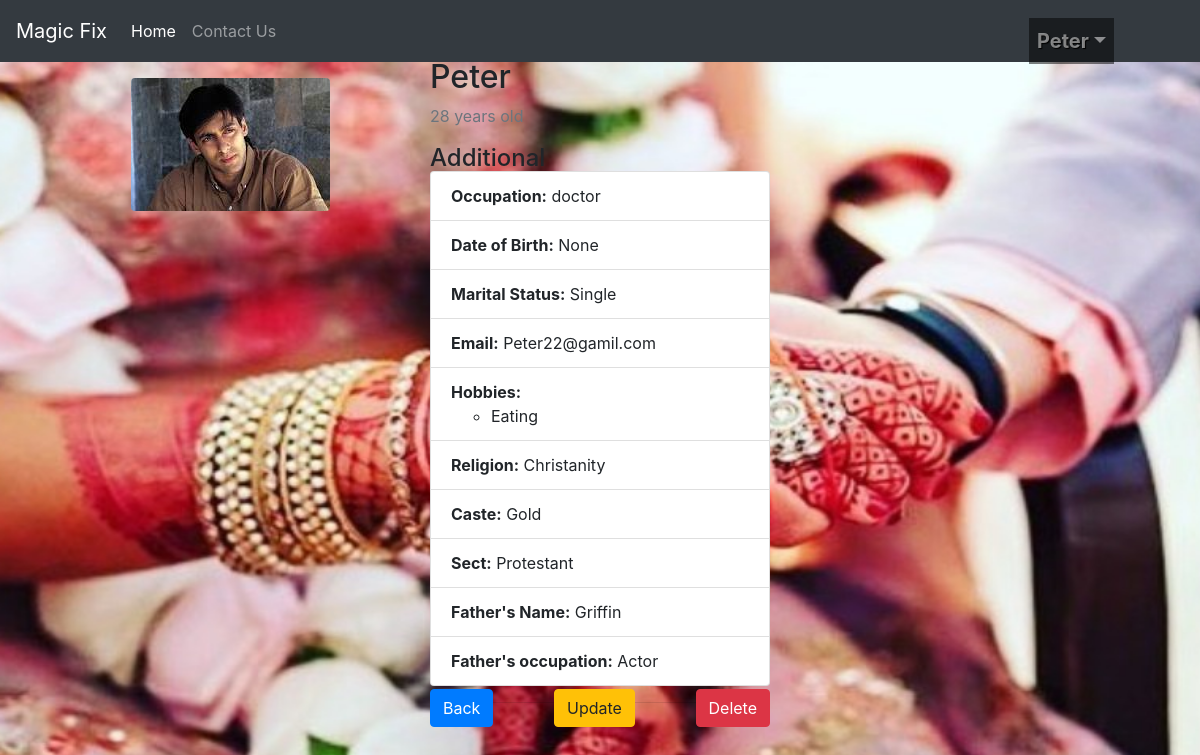
The page /1/profile_detail/ (signed in) on the database as committed earlier.
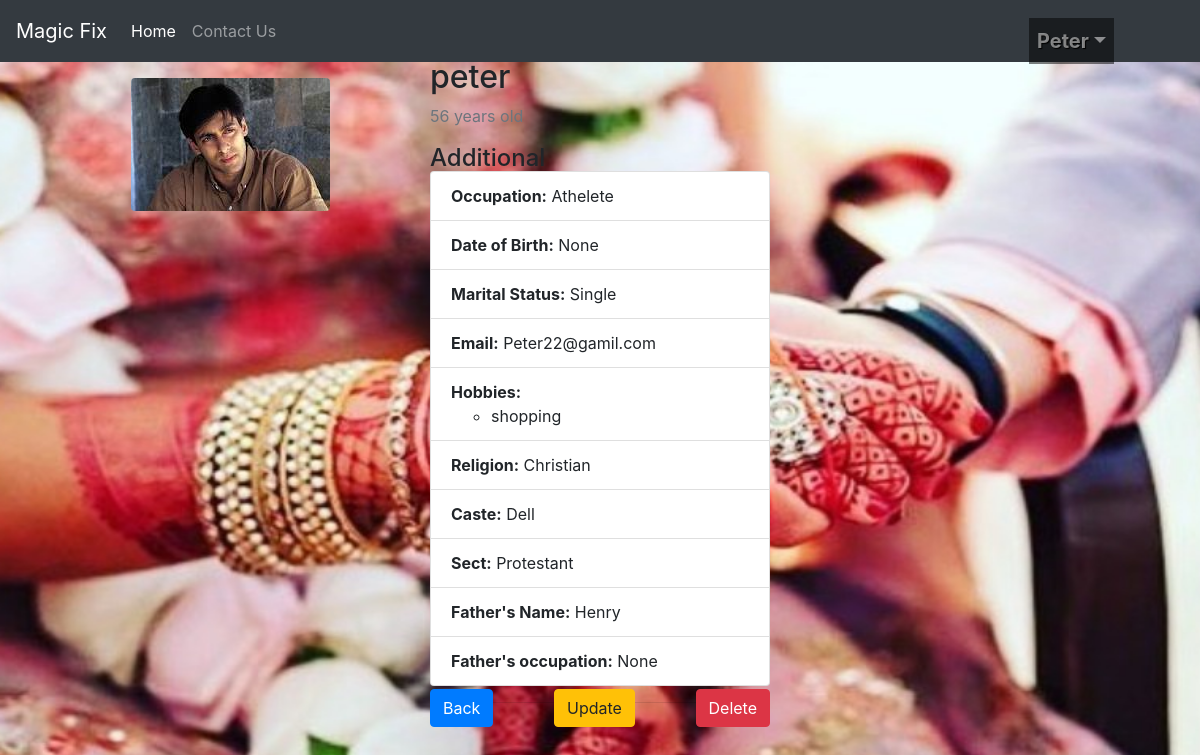
The same page on the database as committed later.
### app/models.py (models this page shows, shortened)
class profile(models.Model):
    name = models.CharField(max_length=100)
    GENDER_CHOICES=[
        ('M','Male'),
        ('F','Female')
    ]
    user = models.ForeignKey(User, blank=True, null=True, on_delete=models.CASCADE)
    profile_pic=models.ImageField(null=True, blank=True)
    email = models.EmailField(max_length=200,unique=True)
    age=models.IntegerField()
    gender=models.CharField(max_length=10, choices=GENDER_CHOICES)
    occupation=models.CharField(max_length=100,null=True, blank=True)
    date_of_birth=models.DateField(null=True)
    is_married=models.BooleanField(default=False)
    religion=models.ForeignKey(Religion,on_delete=models.CASCADE, related_name='profiles', null=True)
    sect=models.ForeignKey(Sect,on_delete=models.CASCADE, related_name='profiles', null=True)
    caste=models.ForeignKey(Caste,on_delete=models.CASCADE, related_name='profiles', null=True)
    hobbies=models.ManyToManyField(Hobby, related_name='profiles')
    father=models.OneToOneField(FatherProfile, on_delete=models.CASCADE, related_name='dependant', null=True)

class Hobby(models.Model):
    name = models.CharField(max_length=100)
    class Meta:
        verbose_name_plural = 'Hobbies'
    def __str__(self):
        return self.name

class Religion(models.Model):
    name = models.CharField(max_length=100)
    def __str__(self):
        return self.name

class Caste(models.Model):
    name = models.CharField(max_length=100)
    def __str__(self):
        return self.name

class Sect(models.Model):
    name = models.CharField(max_length=100)
    religion=models.ForeignKey(Religion,on_delete=models.CASCADE, related_name='sects')
    def __str__(self):
        return self.name

class FatherProfile(models.Model):
    name = models.CharField(max_length=100)
    occupation=models.CharField(max_length=100,null=True, blank=True)

### app/views.py (the view)
# urls.py: path('<int:profile_id>/profile_detail/', views.ProfileDetailView, name='profile_detail'), #READ
@login_required
def ProfileDetailView(request, profile_id):
    profile_obj = get_object_or_404(profile, id=profile_id)
    print(f"Profile Picture URL: {profile_obj.profile_pic.url}")
    print(f"Profile ID: {profile_id}")
    send_message_url = reverse('app:send_message', args=[profile_obj.id])
    return render(request, 'app/profile_detail.html', {'profile_obj': profile_obj,'send_message_url':send_message_url})

### app/templates/app/profile_detail.html (shortened to what this page needs)
{% extends 'base.html' %}
{% load static %}
{% block content %}
<div class="container mt-2">
    <div class="row">
        <div class="col-sm-4">
            <img src="{{ profile_obj.profile_pic.url }}" class="rounded mx-auto d-block" alt="Profile picture">
        </div>
        <div class="col-sm-4" style="margin-top: -20px;">
            <h2>{{ profile_obj.name }}</h2>
            <p class="text-muted">{{ profile_obj.age }} years old</p>
            <h4> Additional</h4>
            <ul class="list-group" style="margin-top: -10px;">
                <li class="list-group-item"><strong>Occupation:</strong> {{ profile_obj.occupation }}</li>
                <li class="list-group-item"><strong>Date of Birth:</strong> {{ profile_obj.date_of_birth }}</li>
                <li class="list-group-item"><strong>Marital Status:</strong> {{ profile_obj.is_married|yesno:"Married,Single" }}</li>
                <li class="list-group-item"><strong>Email:</strong> {{ profile_obj.email }}</li>
                <li class="list-group-item"><strong>Hobbies:</strong>
                    <ul>
                        {% for hobby in profile_obj.hobbies.all %}
                        <li>{{ hobby }}</li>
                        {% endfor %}
                    </ul>
                <li class="list-group-item"><strong>Religion:</strong> {{ profile_obj.religion }}</li>
                <li class="list-group-item"><strong>Caste:</strong> {{ profile_obj.caste }}</li>
                <li class="list-group-item"><strong>Sect:</strong> {{ profile_obj.sect}}</li>
                <li class="list-group-item"><strong>Father's Name:</strong> {{ profile_obj.father.name }}</li>
                <li class="list-group-item"><strong>Father's occupation:</strong> {{ profile_obj.father.occupation }}</li>
            </ul>
            <div class="d-flex justify-content-between" style="margin-top: -30px;">
                <a href="{% url 'app:profile_list' %}" class="btn btn-primary ">Back</a>
                <a href="{% url 'app:profile_update' profile_obj.id %}" class="btn btn-warning">Update</a>
                <button class="btn btn-danger" data-toggle="modal" data-target="#deleteModal">Delete</button>
            </div>
        </div>
    </div>
</div>
{% endblock %}

### templates/base.html (shortened to what this page needs)
{% load static %}
<!DOCTYPE html>
<html lang="en">
<head>
    <link rel="stylesheet" href="https://stackpath.bootstrapcdn.com/bootstrap/4.3.1/css/bootstrap.min.css">
    <link rel="stylesheet" type="text/css" href="{% static 'css/custom.css' %}">
</head>
<body id="bg" style="background-image: url('{% static 'images/banner.jpg' %}');">
    {% include 'header.html' %}
    <main role="main" class="container">
        {% block content %}{% endblock %}
    </main>
</body>
</html>

### templates/header.html (shortened to what this page needs)
{% load static %}
<nav class="navbar navbar-expand-lg navbar-dark bg-dark">
  <a class="navbar-brand" href="#">Magic Fix </a>
  <div class="collapse navbar-collapse" id="navbarNav">
    <ul class="navbar-nav">
      <li class="nav-item active">
        <a class="nav-link" href="{% url 'app:profile_list' %}">Home</a>
      </li>
      <li class="nav-item">
        <a class="nav-link" href="{% url 'app:contact' %}">Contact Us</a>
      </li>
    </ul>
      {% if user.is_authenticated %}
      <ul id="logged-in" class="navbar-nav ml-auto">
      <li class="nav-item dropdown">
        <a class="nav-link dropdown-toggle" role="button" data-toggle="dropdown" href="">{{request.user}}</a>
      </li>
      </ul>
      {% endif %}
  </div>
</nav>

### static/css/custom.css (style rules this page uses)
#bg { background-repeat:no-repeat; background-position: top; background-size: 1900px 920px; background-attachment:fixed ; }
#logged-in { position: relative; left: -70px; top: 10px; font-size: 20px; font-weight: bold; color: white; text-decoration: none; text-shadow: 1px 1px 1px #000000; background-color: rgba(0, 0, 0, 0.5); }

Rows that differ between the two databases and show on the page:
removed Hobby: name "Eating"
changed profile "None": name "Peter" → "peter"; age "28" → "56"; occupation "doctor" → "Athelete"; religion "Christanity" → "Christian"; caste "Gold" → "Dell"; father.name "Griffin" → "Henry"; father.occupation "Actor" → "None"
now on this page (row edited): Hobby: name "shopping"
